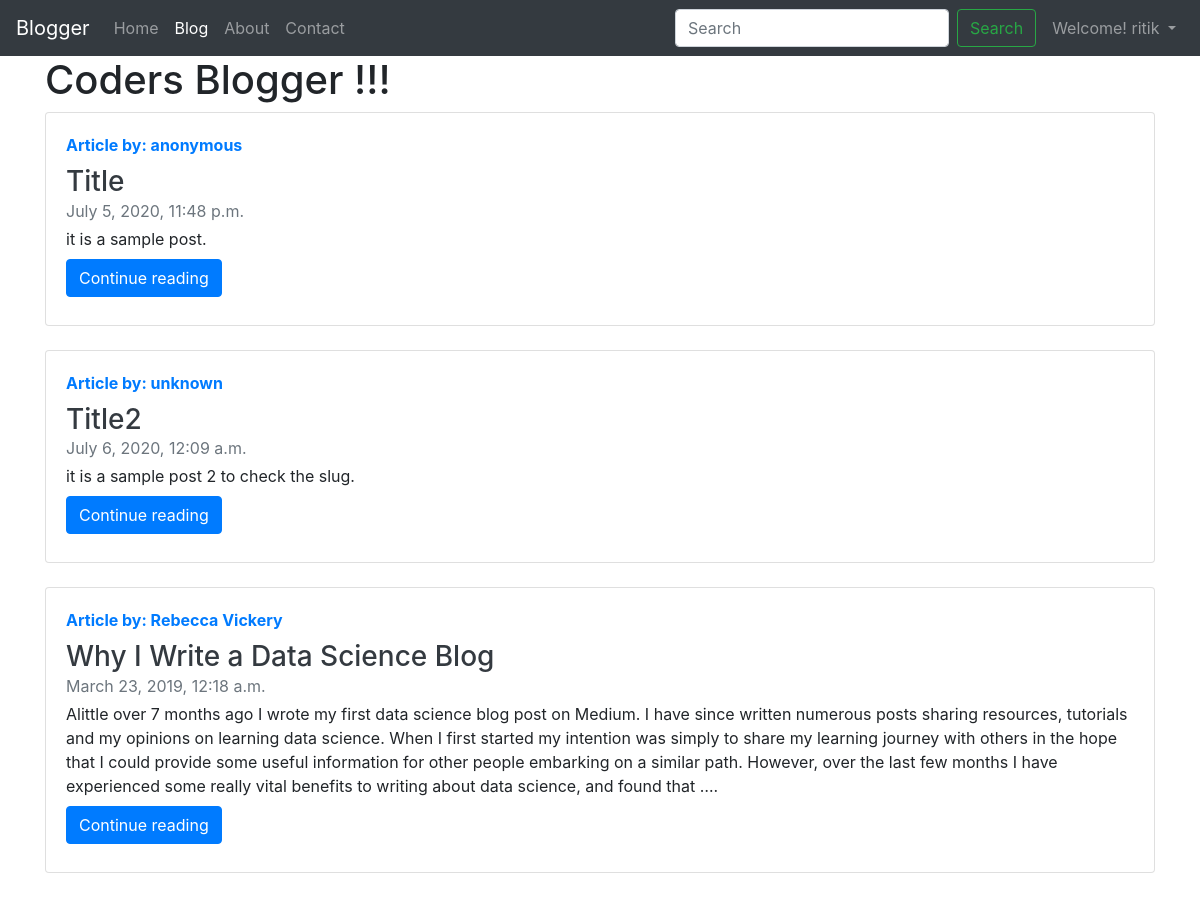
Page /blog/ (signed in) on the committed database.
### blog/models.py (models this page shows)
class Post(models.Model):
    sno = models.AutoField(primary_key=True)
    title = models.CharField(max_length=250)
    content = models.TextField()
    author = models.CharField(max_length=20)
    slug = models.CharField(max_length=130, default='Anonymous')
    timeStamp = models.DateTimeField(blank=True)
    def __str__(self):
        return 'by: '+self.author

### blog/views.py (the view)
# urls.py: path('', views.blogHome, name="blogHome"),
def blogHome(request):
    allPosts = Post.objects.all()
    print(allPosts)
    context = {'allPosts': allPosts}
    return render(request, 'blog/blogHome.html', context)

### templates/blog/blogHome.html (shortened to what this page needs)
{% extends 'base.html'%}
{% block blogactive %}
active
{% endblock blogactive %}
{% block body %}
<div class="container">
    <div class="row">
        <div class="col">
            <h1>Coders Blogger
                !!!</h1>
        </div>
    </div>
    {% for post in allPosts %}
    <div class="row">
        <div class="col">
            <div class="card flex-md-row mb-4 box-shadow h-md-250">
                <div class="card-body d-flex flex-column align-items-start">
                    <strong class="d-inline-block mb-2 text-primary">Article by: {{post.author}}</strong>
                    <h3 class="mb-0">
                        <a class="text-dark" href="#">{{post.title}}</a>
                    </h3>
                    <div class="mb-1 text-muted">{{post.timeStamp}}</div>
                    <p class="card-text mb-auto">{{post.content|truncatechars:500}}.</p>
                    <div class="my-2">
                        <a href="/blog/{{post.slug}}" role="button" class="btn btn-primary">Continue reading</a>
                    </div>
                </div>
            </div>
        </div>
    </div>
    {% endfor %}
</div>
{% endblock body %}

### templates/base.html (shortened to what this page needs)
<!DOCTYPE html>
<html lang="en">
<head>
    <link rel="stylesheet" href="https://stackpath.bootstrapcdn.com/bootstrap/4.5.0/css/bootstrap.min.css"
 />
</head>
<body>
    <nav class="navbar navbar-expand-lg navbar-dark bg-dark">
        <a class="navbar-brand" href="/">Blogger</a>
        <div class="collapse navbar-collapse" id="navbarSupportedContent">
            <ul class="navbar-nav mr-auto">
                <li class="nav-item {% block homeactive %}
                {% endblock homeactive %} ">
                    <a class="nav-link" href="/">Home <span class="sr-only">(current)</span></a>
                </li>
                <li class="nav-item {% block blogactive %}
                    {% endblock blogactive %}">
                    <a class="nav-link " href="/blog">Blog</a>
                </li>
                <li class="nav-item {% block aboutactive %}
                    {% endblock aboutactive %} ">
                    <a class="nav-link" href="/about">About</a>
                </li>
                <li class="nav-item {% block contactactive %}
                {% endblock contactactive %} ">
                    <a class="nav-link" href="/contact">Contact</a>
                </li>
            </ul>
            <form method="GET" action="/search/" class="form-inline my-2 my-lg-0">
                <input class="form-control mr-sm-2" type="search" placeholder="Search" aria-label="Search" name="query"
                    id="query" />
                <button class="btn btn-outline-success my-2 my-sm-0 mr-2" type="submit">
                    Search
                </button>
                {% if user.is_authenticated %}
                <ul class="navbar-nav mr-auto">
                    <li class="nav-item dropdown">
                        <a class="nav-link dropdown-toggle" href="#" id="navbarDropdown" role="button"
                            data-toggle="dropdown" aria-haspopup="true" aria-expanded="false">
                            Welcome! {{user.username}}
                        </a>
                    </li>
                </ul>
                {% endif %}
            </form>
        </div>
    </nav>
    {% block body %}
    {%endblock%}
</body>
</html>

### rows in the picture
Post: author "anonymous", title "Title", timeStamp "July 5, 2020, 11:48 p.m.", content "it is a sample post"
Post: author "unknown", title "Title2", timeStamp "July 6, 2020, 12:09 a.m.", content "it is a sample post 2 to check the slug"
Post: author "Rebecca Vickery", title "Why I Write a Data Science Blog", timeStamp "March 23, 2019, 12:18 a.m.", content "Alittle over 7 months ago I wrote my first data science blog post on Medium. I have since written numerous posts sharing resources, tutorials and my opinions on learning data science. When I first started my intention was simply to share my learning journey with others in the hope that I could provide some useful information for other people embarking on a similar path. However, over the last few months I have experienced some really vital benefits to writing about data science, and found that …"

### other values in the picture
{{ user.username }} "ritik"
